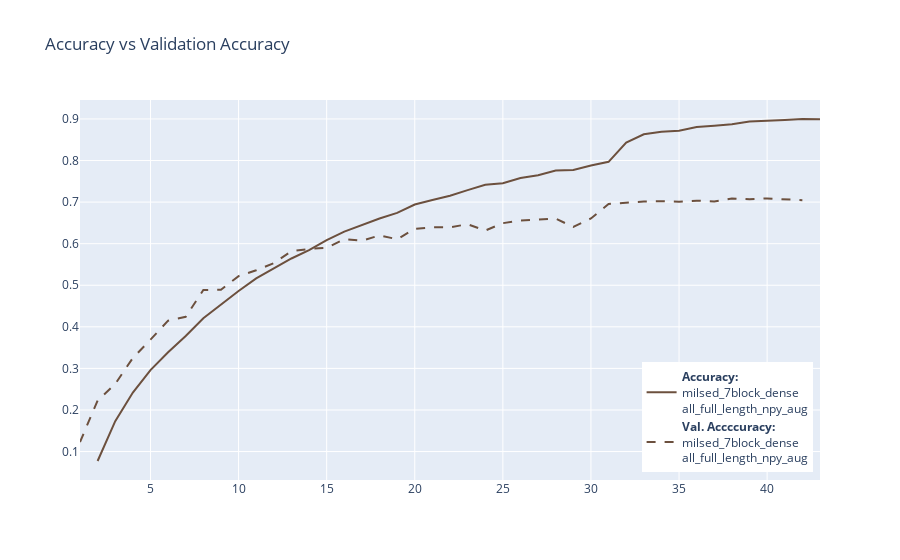

This figure's notebook cell:
### Code cell
fig = go.Figure()

# Add trace for Accuracy and Validation
fig.add_trace(go.Scatter(y=df_plt['categorical_accuracy'], 
                         x=df_plt['Epochs'],
                         name='<b>Accuracy:</b><br>' + df_plt['model_name'].iloc[0],
                         line = dict(color=colors[0], dash='solid')))
fig.add_trace(go.Scatter(y=df_plt['val_categorical_accuracy'], 
                         x=df_plt['Epochs'],
                         name='<b>Val. Accccuracy:</b><br>' + df_plt['model_name'].iloc[0],
                         line = dict(color=colors[0], dash='dash')))

fig.update_layout(go.Layout(title="Accuracy vs Validation Accuracy"))

# formatting
fig.update_layout(
    legend=dict(
        yanchor="bottom",
        y=0.02,
        xanchor="right",
        x=0.99
    )
)

### Figure 1 — Plotly figure (JSON) as saved in the notebook; plotly's stock layout.template omitted (floating-point values rounded to 4 significant figures)
{"data": [{"line": {"color": "#6c503e", "dash": "solid"}, "name": "<b>Accuracy:</b><br>milsed_7block_dense<br>all_full_length_npy_aug", "type": "scatter", "x": [1, 2, 3, 4, 5, 6, 7, 8, 9, 10, 11, 12, 13, 14, 15, 16, 17, 18, 19, 20, 21, 22, 23, 24, 25, 26, 27, 28, 29, 30, 31, 32, 33, 34, 35, 36, 37, 38, 39, 40, 41, 42, 43], "y": [null, 0.07724, 0.1731, 0.2418, 0.2959, 0.3388, 0.3779, 0.4206, 0.454, 0.4863, 0.5163, 0.5412, 0.5644, 0.5843, 0.6086, 0.629, 0.645, 0.6605, 0.6739, 0.6941, 0.7049, 0.7154, 0.7287, 0.7415, 0.7454, 0.7579, 0.7648, 0.7758, 0.7774, 0.7882, 0.7969, 0.843, 0.863, 0.8691, 0.8716, 0.8806, 0.8838, 0.8871, 0.8936, 0.8964, 0.8977, 0.8999, 0.8992]}, {"line": {"color": "#6c503e", "dash": "dash"}, "name": "<b>Val. Accccuracy:</b><br>milsed_7block_dense<br>all_full_length_npy_aug", "type": "scatter", "x": [1, 2, 3, 4, 5, 6, 7, 8, 9, 10, 11, 12, 13, 14, 15, 16, 17, 18, 19, 20, 21, 22, 23, 24, 25, 26, 27, 28, 29, 30, 31, 32, 33, 34, 35, 36, 37, 38, 39, 40, 41, 42, 43], "y": [0.1228, 0.2226, 0.2627, 0.3252, 0.3691, 0.4148, 0.4241, 0.4886, 0.4892, 0.5219, 0.536, 0.553, 0.5821, 0.5873, 0.5899, 0.6109, 0.6071, 0.62, 0.6107, 0.6356, 0.6393, 0.6395, 0.6468, 0.6314, 0.6493, 0.6559, 0.6583, 0.6603, 0.6401, 0.6607, 0.6954, 0.6989, 0.7015, 0.702, 0.7009, 0.7035, 0.7017, 0.7089, 0.7068, 0.7089, 0.7071, 0.7045, null]}], "layout": {"legend": {"x": 0.99, "xanchor": "right", "y": 0.02, "yanchor": "bottom"}, "title": {"text": "Accuracy vs Validation Accuracy"}}}
